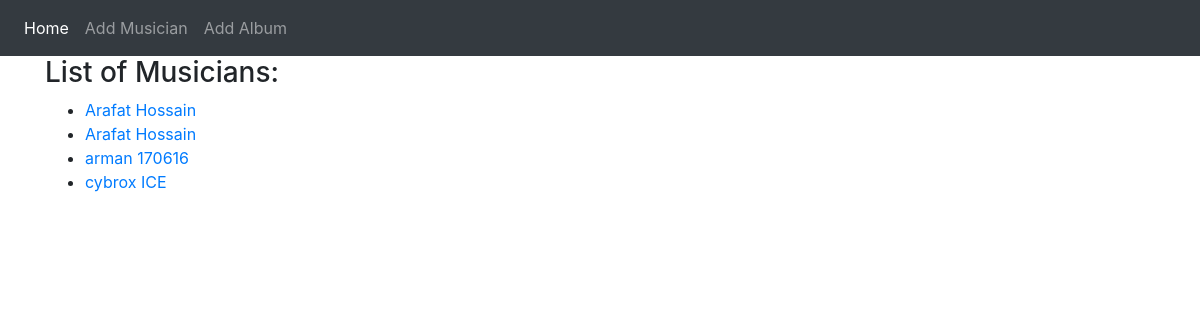
The page / on the database its author committed.
### App/models.py (models this page shows, shortened)
class Musician(models.Model):
    first_name = models.CharField(max_length=200)
    last_name = models.CharField(max_length=100)
    instrument = models.CharField(max_length = 50)

### App/views.py (the view)
# urls.py: path('', views.index, name='index'),
def index(request):
    musician_list = Musician.objects.order_by('first_name')
    diction = {'title' : 'Home Page', 'musician_list':musician_list}
    return render(request, 'App/index.html', context=diction)

### templates/App/index.html
{% extends 'App/base.html' %}
{% block body_block %}
<h3>List of Musicians: </h3>
<ul>
    {% if musician_list %}
    {% for musician in musician_list %}
        <li> <a href="{% url 'App:album_list' artist_id=musician.id %}"> {{ musician.first_name }} {{ musician.last_name }}</a> </li>
    {% endfor %}
    {% else %}
    <h4>No Musician in the list</h4>
    {% endif %}
</ul>
{% endblock %}

### templates/App/base.html (shortened to what this page needs)
<!doctype html>
<html lang="en">
  <head>
    <link rel="stylesheet" href="https://cdn.jsdelivr.net/npm/bootstrap@4.5.3/dist/css/bootstrap.min.css"
>
  </head>
  <body>
    <nav class ="navbar navbar-expand-sm bg-dark navbar-dark">
        <ul class="navbar-nav">
            <li class="nav-item active">
                <a class="nav-link" href="{% url 'App:index' %}">Home</a>
            </li>
            <li class="nav-item">
                <a class="nav-link" href="{% url 'App:musician_form' %}">Add Musician</a>
            </li>
            <li class="nav-item">
                <a class="nav-link" href="{% url 'App:album_form' %}">Add Album</a>
            </li>
        </ul>
    </nav>
    <div class="container">
        {% block body_block %}
        {% endblock %}
    </div>
  </body>
</html>

### rows shown on the page
Musician: first_name "Arafat", last_name "Hossain"
Musician: first_name "Arafat", last_name "Hossain"
Musician: first_name "arman", last_name "170616"
Musician: first_name "cybrox", last_name "ICE"
